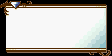

Tiled map render using the project's own tile images. Description and the whole map definition, tile-layer contents included, below:
An orthogonal 14x7 tile map with 8x8 px tiles, 1 tile layer (BG1).

<map version="1.5" tiledversion="1.7.0" orientation="orthogonal" renderorder="right-down" width="14" height="7" tilewidth="8" tileheight="8" infinite="0" nextlayerid="2" nextobjectid="1">
 <tileset firstgid="1" name="MenuTiles" tilewidth="8" tileheight="8" tilecount="128" columns="16">
  <properties>
   <property name="Offset" value="0x0000" />
  </properties>
  <image source="../../../../tools/MenuTiles.png" width="128" height="64" />
 </tileset>
 <layer id="1" name="BG1" width="14" height="7">
  <properties>
   <property name="Layer" value="1" />
  </properties>
  <data encoding="csv">
17,18,19,20,4,4,4,4,4,4,4,4,5,6,
24,25,26,15,15,15,15,15,15,15,15,15,15,82,
12,15,15,15,15,15,15,15,15,15,15,15,81,82,
12,15,15,15,15,15,15,15,15,15,15,81,83,84,
12,15,15,15,15,15,15,15,15,15,81,83,85,86,
12,15,15,15,15,15,15,15,15,81,83,85,87,88,
27,28,29,29,29,29,29,29,29,29,29,30,31,32
</data>
 </layer>
</map>
